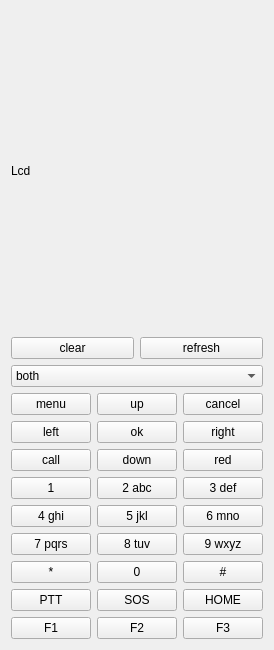
       <widget class="QWidget" name="tab_3">
        <property name="sizePolicy">
         <sizepolicy hsizetype="Expanding" vsizetype="Expanding">
          <horstretch>1</horstretch>
          <verstretch>1</verstretch>
         </sizepolicy>
        </property>
        <attribute name="title">
         <string>Key</string>
        </attribute>
        <layout class="QHBoxLayout" name="horizontalLayout_6">
         <item>
          <layout class="QVBoxLayout" name="verticalLayout_2">
           <item>
            <widget class="QLabel" name="lcd">
             <property name="minimumSize">
              <size>
               <width>240</width>
               <height>320</height>
              </size>
             </property>
             <property name="text">
              <string>Lcd</string>
             </property>
            </widget>
           </item>
           <item>
            <layout class="QHBoxLayout" name="horizontalLayout_8">
             <item>
              <widget class="QPushButton" name="lcdClear">
               <property name="text">
                <string>clear</string>
               </property>
              </widget>
             </item>
             <item>
              <widget class="QPushButton" name="lcdfresh">
               <property name="text">
                <string>refresh</string>
               </property>
              </widget>
             </item>
            </layout>
           </item>
           <item>
            <widget class="QComboBox" name="keyEvent">
             <item>
              <property name="text">
               <string>both</string>
              </property>
             </item>
             <item>
              <property name="text">
               <string>press</string>
              </property>
             </item>
             <item>
              <property name="text">
               <string>release</string>
              </property>
             </item>
            </widget>
           </item>
           <item>
            <layout class="QHBoxLayout" name="horizontalLayout_5">
             <item>
              <layout class="QGridLayout" name="gridLayout_6">
               <property name="sizeConstraint">
                <enum>QLayout::SetNoConstraint</enum>
               </property>
               <item row="10" column="0">
                <widget class="QPushButton" name="keyF1">
                 <property name="sizePolicy">
                  <sizepolicy hsizetype="Expanding" vsizetype="Expanding">
                   <horstretch>0</horstretch>
                   <verstretch>0</verstretch>
                  </sizepolicy>
                 </property>
                 <property name="text">
                  <string>F1</string>
                 </property>
                </widget>
               </item>
               <item row="4" column="0">
                <widget class="QPushButton" name="keyCall">
                 <property name="sizePolicy">
                  <sizepolicy hsizetype="Expanding" vsizetype="Expanding">
                   <horstretch>0</horstretch>
                   <verstretch>0</verstretch>
                  </sizepolicy>
                 </property>
                 <property name="text">
                  <string>call</string>
                 </property>
                </widget>
               </item>
               <item row="7" column="2">
                <widget class="QPushButton" name="key9">
                 <property name="sizePolicy">
                  <sizepolicy hsizetype="Expanding" vsizetype="Expanding">
                   <horstretch>0</horstretch>
                   <verstretch>0</verstretch>
                  </sizepolicy>
                 </property>
                 <property name="text">
                  <string>9 wxyz</string>
                 </property>
                </widget>
               </item>
               <item row="9" column="1">
                <widget class="QPushButton" name="keySos">
                 <property name="sizePolicy">
                  <sizepolicy hsizetype="Expanding" vsizetype="Expanding">
                   <horstretch>0</horstretch>
                   <verstretch>0</verstretch>
                  </sizepolicy>
                 </property>
                 <property name="text">
                  <string>SOS</string>
                 </property>
                </widget>
               </item>
               <item row="8" column="1">
                <widget class="QPushButton" name="key0">
                 <property name="sizePolicy">
                  <sizepolicy hsizetype="Expanding" vsizetype="Expanding">
                   <horstretch>0</horstretch>
                   <verstretch>0</verstretch>
                  </sizepolicy>
                 </property>
                 <property name="text">
                  <string>0</string>
                 </property>
                </widget>
               </item>
               <item row="9" column="0">
                <widget class="QPushButton" name="keyPtt">
                 <property name="sizePolicy">
                  <sizepolicy hsizetype="Expanding" vsizetype="Expanding">
                   <horstretch>0</horstretch>
                   <verstretch>0</verstretch>
                  </sizepolicy>
                 </property>
                 <property name="text">
                  <string>PTT</string>
                 </property>
                </widget>
               </item>
               <item row="3" column="2">
                <widget class="QPushButton" name="keyRight">
                 <property name="sizePolicy">
                  <sizepolicy hsizetype="Expanding" vsizetype="Expanding">
                   <horstretch>0</horstretch>
                   <verstretch>0</verstretch>
                  </sizepolicy>
                 </property>
                 <property name="text">
                  <string>right</string>
                 </property>
                </widget>
               </item>
               <item row="6" column="1">
                <widget class="QPushButton" name="key5">
                 <property name="sizePolicy">
                  <sizepolicy hsizetype="Expanding" vsizetype="Expanding">
                   <horstretch>0</horstretch>
                   <verstretch>0</verstretch>
                  </sizepolicy>
                 </property>
                 <property name="text">
                  <string>5 jkl</string>
                 </property>
                </widget>
               </item>
               <item row="6" column="2">
                <widget class="QPushButton" name="key6">
                 <property name="sizePolicy">
                  <sizepolicy hsizetype="Expanding" vsizetype="Expanding">
                   <horstretch>0</horstretch>
                   <verstretch>0</verstretch>
                  </sizepolicy>
                 </property>
                 <property name="text">
                  <string>6 mno</string>
                 </property>
                </widget>
               </item>
               <item row="8" column="2">
                <widget class="QPushButton" name="keyHash">
                 <property name="sizePolicy">
                  <sizepolicy hsizetype="Expanding" vsizetype="Expanding">
                   <horstretch>0</horstretch>
                   <verstretch>0</verstretch>
                  </sizepolicy>
                 </property>
                 <property name="text">
                  <string>#</string>
                 </property>
                </widget>
               </item>
               <item row="10" column="2">
                <widget class="QPushButton" name="keyF3">
                 <property name="sizePolicy">
                  <sizepolicy hsizetype="Expanding" vsizetype="Expanding">
                   <horstretch>0</horstretch>
                   <verstretch>0</verstretch>
                  </sizepolicy>
                 </property>
                 <property name="text">
                  <string>F3</string>
                 </property>
                </widget>
               </item>
               <item row="9" column="2">
                <widget class="QPushButton" name="keyHome">
                 <property name="sizePolicy">
                  <sizepolicy hsizetype="Expanding" vsizetype="Expanding">
                   <horstretch>0</horstretch>
                   <verstretch>0</verstretch>
                  </sizepolicy>
                 </property>
                 <property name="text">
                  <string>HOME</string>
                 </property>
                </widget>
               </item>
               <item row="10" column="1">
                <widget class="QPushButton" name="keyF2">
                 <property name="sizePolicy">
                  <sizepolicy hsizetype="Expanding" vsizetype="Expanding">
                   <horstretch>0</horstretch>
                   <verstretch>0</verstretch>
                  </sizepolicy>
                 </property>
                 <property name="text">
                  <string>F2</string>
                 </property>
                </widget>
               </item>
               <item row="5" column="1">
                <widget class="QPushButton" name="key2">
                 <property name="sizePolicy">
                  <sizepolicy hsizetype="Expanding" vsizetype="Expanding">
                   <horstretch>0</horstretch>
                   <verstretch>0</verstretch>
                  </sizepolicy>
                 </property>
                 <property name="text">
                  <string>2 abc</string>
                 </property>
                </widget>
               </item>
               <item row="1" column="2">
                <widget class="QPushButton" name="keyCancel">
                 <property name="sizePolicy">
                  <sizepolicy hsizetype="Expanding" vsizetype="Expanding">
                   <horstretch>0</horstretch>
                   <verstretch>0</verstretch>
                  </sizepolicy>
                 </property>
                 <property name="text">
                  <string>cancel</string>
                 </property>
                </widget>
               </item>
               <item row="4" column="2">
                <widget class="QPushButton" name="keyRed">
                 <property name="sizePolicy">
                  <sizepolicy hsizetype="Expanding" vsizetype="Expanding">
                   <horstretch>0</horstretch>
                   <verstretch>0</verstretch>
                  </sizepolicy>
                 </property>
                 <property name="text">
                  <string>red</string>
                 </property>
                </widget>
               </item>
               <item row="4" column="1">
                <widget class="QPushButton" name="keyDown">
                 <property name="sizePolicy">
                  <sizepolicy hsizetype="Expanding" vsizetype="Expanding">
                   <horstretch>0</horstretch>
                   <verstretch>0</verstretch>
                  </sizepolicy>
                 </property>
                 <property name="text">
                  <string>down</string>
                 </property>
                </widget>
               </item>
               <item row="6" column="0">
                <widget class="QPushButton" name="key4">
                 <property name="sizePolicy">
                  <sizepolicy hsizetype="Expanding" vsizetype="Expanding">
                   <horstretch>0</horstretch>
                   <verstretch>0</verstretch>
                  </sizepolicy>
                 </property>
                 <property name="text">
                  <string>4 ghi</string>
                 </property>
                </widget>
               </item>
               <item row="8" column="0">
                <widget class="QPushButton" name="keyStar">
                 <property name="sizePolicy">
                  <sizepolicy hsizetype="Expanding" vsizetype="Expanding">
                   <horstretch>0</horstretch>
                   <verstretch>0</verstretch>
                  </sizepolicy>
                 </property>
                 <property name="text">
                  <string>*</string>
                 </property>
                </widget>
               </item>
               <item row="1" column="1">
                <widget class="QPushButton" name="keyUp">
                 <property name="sizePolicy">
                  <sizepolicy hsizetype="Expanding" vsizetype="Expanding">
                   <horstretch>0</horstretch>
                   <verstretch>0</verstretch>
                  </sizepolicy>
                 </property>
                 <property name="text">
                  <string>up</string>
                 </property>
                </widget>
               </item>
               <item row="1" column="0">
                <widget class="QPushButton" name="keyMenu">
                 <property name="sizePolicy">
                  <sizepolicy hsizetype="Expanding" vsizetype="Expanding">
                   <horstretch>0</horstretch>
                   <verstretch>0</verstretch>
                  </sizepolicy>
                 </property>
                 <property name="text">
                  <string>menu</string>
                 </property>
                </widget>
               </item>
               <item row="5" column="2">
                <widget class="QPushButton" name="key3">
                 <property name="sizePolicy">
                  <sizepolicy hsizetype="Expanding" vsizetype="Expanding">
                   <horstretch>0</horstretch>
                   <verstretch>0</verstretch>
                  </sizepolicy>
                 </property>
                 <property name="text">
                  <string>3 def</string>
                 </property>
                </widget>
               </item>
               <item row="3" column="1">
                <widget class="QPushButton" name="keyOk">
                 <property name="sizePolicy">
                  <sizepolicy hsizetype="Expanding" vsizetype="Expanding">
                   <horstretch>0</horstretch>
                   <verstretch>0</verstretch>
                  </sizepolicy>
                 </property>
                 <property name="text">
                  <string>ok</string>
                 </property>
                </widget>
               </item>
               <item row="7" column="1">
                <widget class="QPushButton" name="key8">
                 <property name="sizePolicy">
                  <sizepolicy hsizetype="Expanding" vsizetype="Expanding">
                   <horstretch>0</horstretch>
                   <verstretch>0</verstretch>
                  </sizepolicy>
                 </property>
                 <property name="text">
                  <string>8 tuv</string>
                 </property>
                </widget>
               </item>
               <item row="3" column="0">
                <widget class="QPushButton" name="keyLeft">
                 <property name="sizePolicy">
                  <sizepolicy hsizetype="Expanding" vsizetype="Expanding">
                   <horstretch>0</horstretch>
                   <verstretch>0</verstretch>
                  </sizepolicy>
                 </property>
                 <property name="text">
                  <string>left</string>
                 </property>
                </widget>
               </item>
               <item row="7" column="0">
                <widget class="QPushButton" name="key7">
                 <property name="sizePolicy">
                  <sizepolicy hsizetype="Expanding" vsizetype="Expanding">
                   <horstretch>0</horstretch>
                   <verstretch>0</verstretch>
                  </sizepolicy>
                 </property>
                 <property name="text">
                  <string>7 pqrs</string>
                 </property>
                </widget>
               </item>
               <item row="5" column="0">
                <widget class="QPushButton" name="key1">
                 <property name="sizePolicy">
                  <sizepolicy hsizetype="Expanding" vsizetype="Expanding">
                   <horstretch>0</horstretch>
                   <verstretch>0</verstretch>
                  </sizepolicy>
                 </property>
                 <property name="text">
                  <string>1</string>
                 </property>
                </widget>
               </item>
              </layout>
             </item>
            </layout>
           </item>
          </layout>
         </item>
        </layout>
       </widget>
